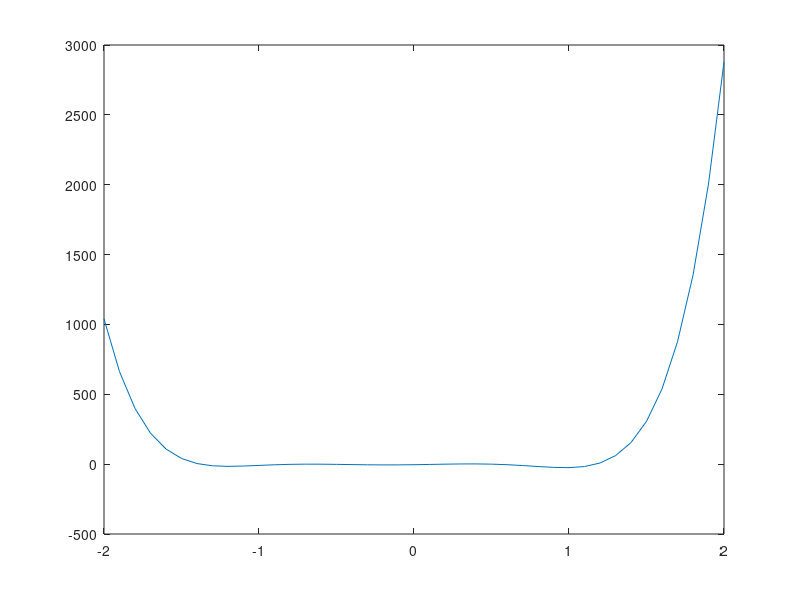

The MATLAB source for this figure:
x=-2:0.1:2;
y=54*x.^6+45*x.^5-102*x.^4-69*x.^3+35*x.^2+16*x-4;
plot(x,y);
%Newton迭代法,x0不同,迭代8步
x=1.1 %设置初始值
f=54*x^6+45*x^5-102*x^4-69*x^3+35*x^2+16*x-4;%f(x)
f_=324*x^5+225*x^4-408*x^3-207*x^2+70*x+16;%f(x)的导数
t=x;
x=x-f/f_ %x取得新值
e=abs(x-t)
for i=1:12
    f=54*x^6+45*x^5-102*x^4-69*x^3+35*x^2+16*x-4;%f(x)
    f_=324*x^5+225*x^4-408*x^3-207*x^2+70*x+16;%f(x)的导数
    t=x;
    x=x-f/f_ %x取得新值
    e_=e;
    e=abs(x-t)
    k1=e/(e_^2)
    k2=e/e_
end
